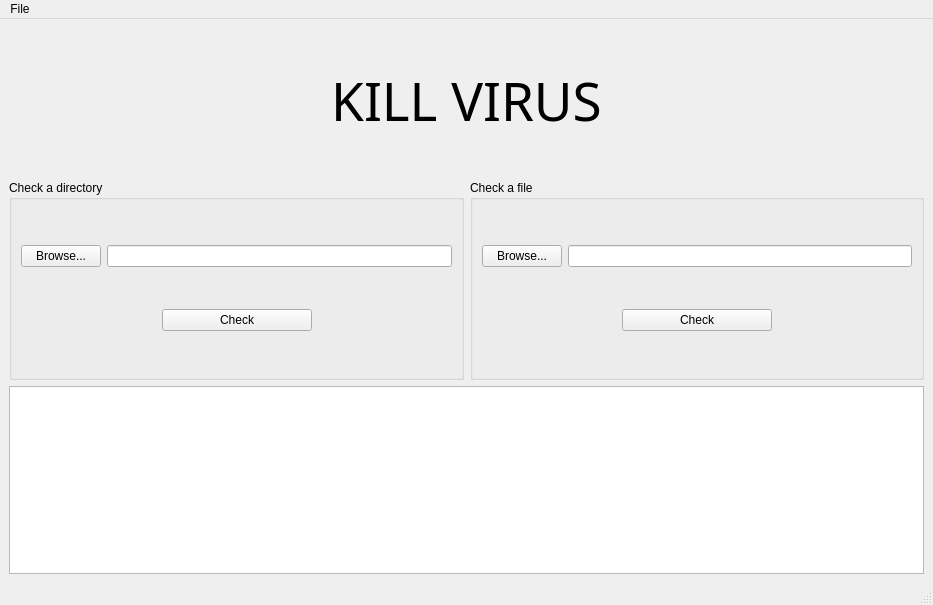
<?xml version="1.0" encoding="UTF-8"?>
<ui version="4.0">
 <class>AntivirusWindow</class>
 <widget class="QMainWindow" name="AntivirusWindow">
  <property name="geometry">
   <rect>
    <x>0</x>
    <y>0</y>
    <width>933</width>
    <height>605</height>
   </rect>
  </property>
  <property name="windowTitle">
   <string>AntivirusWindow</string>
  </property>
  <property name="windowIcon">
   <iconset>
    <normaloff>sprites/anti.ico</normaloff>sprites/anti.ico</iconset>
  </property>
  <widget class="QWidget" name="centralwidget">
   <layout class="QVBoxLayout" name="verticalLayout">
    <item>
     <spacer name="verticalSpacer_2">
      <property name="orientation">
       <enum>Qt::Vertical</enum>
      </property>
      <property name="sizeHint" stdset="0">
       <size>
        <width>20</width>
        <height>40</height>
       </size>
      </property>
     </spacer>
    </item>
    <item>
     <widget class="QLabel" name="label">
      <property name="font">
       <font>
        <family>OCR A Extended</family>
        <pointsize>40</pointsize>
       </font>
      </property>
      <property name="text">
       <string>KILL VIRUS</string>
      </property>
      <property name="alignment">
       <set>Qt::AlignCenter</set>
      </property>
     </widget>
    </item>
    <item>
     <spacer name="verticalSpacer">
      <property name="orientation">
       <enum>Qt::Vertical</enum>
      </property>
      <property name="sizeHint" stdset="0">
       <size>
        <width>20</width>
        <height>40</height>
       </size>
      </property>
     </spacer>
    </item>
    <item>
     <layout class="QHBoxLayout" name="horizontalLayout">
      <item>
       <widget class="QGroupBox" name="checkDirBox">
        <property name="minimumSize">
         <size>
          <width>0</width>
          <height>200</height>
         </size>
        </property>
        <property name="title">
         <string>Check a directory</string>
        </property>
        <layout class="QVBoxLayout" name="verticalLayout_2">
         <item>
          <layout class="QHBoxLayout" name="horizontalLayout_2">
           <item>
            <widget class="QPushButton" name="browseDirectoryButton">
             <property name="text">
              <string>Browse...</string>
             </property>
            </widget>
           </item>
           <item>
            <widget class="QLineEdit" name="dirnameLine"/>
           </item>
          </layout>
         </item>
         <item>
          <layout class="QHBoxLayout" name="horizontalLayout_5">
           <item>
            <spacer name="horizontalSpacer_3">
             <property name="orientation">
              <enum>Qt::Horizontal</enum>
             </property>
             <property name="sizeHint" stdset="0">
              <size>
               <width>40</width>
               <height>20</height>
              </size>
             </property>
            </spacer>
           </item>
           <item>
            <widget class="QPushButton" name="checkDirButton">
             <property name="minimumSize">
              <size>
               <width>150</width>
               <height>0</height>
              </size>
             </property>
             <property name="maximumSize">
              <size>
               <width>150</width>
               <height>16777215</height>
              </size>
             </property>
             <property name="text">
              <string>Check</string>
             </property>
            </widget>
           </item>
           <item>
            <spacer name="horizontalSpacer_4">
             <property name="orientation">
              <enum>Qt::Horizontal</enum>
             </property>
             <property name="sizeHint" stdset="0">
              <size>
               <width>40</width>
               <height>20</height>
              </size>
             </property>
            </spacer>
           </item>
          </layout>
         </item>
        </layout>
       </widget>
      </item>
      <item>
       <widget class="QGroupBox" name="checkFIleBox">
        <property name="minimumSize">
         <size>
          <width>0</width>
          <height>200</height>
         </size>
        </property>
        <property name="title">
         <string>Check a file</string>
        </property>
        <layout class="QVBoxLayout" name="verticalLayout_3">
         <item>
          <layout class="QHBoxLayout" name="horizontalLayout_3">
           <item>
            <widget class="QPushButton" name="browseFileButton">
             <property name="text">
              <string>Browse...</string>
             </property>
            </widget>
           </item>
           <item>
            <widget class="QLineEdit" name="filenameLine"/>
           </item>
          </layout>
         </item>
         <item>
          <layout class="QHBoxLayout" name="horizontalLayout_4">
           <item>
            <spacer name="horizontalSpacer">
             <property name="orientation">
              <enum>Qt::Horizontal</enum>
             </property>
             <property name="sizeHint" stdset="0">
              <size>
               <width>40</width>
               <height>20</height>
              </size>
             </property>
            </spacer>
           </item>
           <item>
            <widget class="QPushButton" name="checkFileButton">
             <property name="minimumSize">
              <size>
               <width>150</width>
               <height>0</height>
              </size>
             </property>
             <property name="maximumSize">
              <size>
               <width>150</width>
               <height>16777215</height>
              </size>
             </property>
             <property name="text">
              <string>Check</string>
             </property>
             <property name="autoRepeat">
              <bool>false</bool>
             </property>
            </widget>
           </item>
           <item>
            <spacer name="horizontalSpacer_2">
             <property name="orientation">
              <enum>Qt::Horizontal</enum>
             </property>
             <property name="sizeHint" stdset="0">
              <size>
               <width>40</width>
               <height>20</height>
              </size>
             </property>
            </spacer>
           </item>
          </layout>
         </item>
        </layout>
       </widget>
      </item>
     </layout>
    </item>
    <item>
     <widget class="QTextEdit" name="logging">
      <property name="readOnly">
       <bool>true</bool>
      </property>
      <property name="html">
       <string>&lt;!DOCTYPE HTML PUBLIC &quot;-//W3C//DTD HTML 4.0//EN&quot; &quot;http://www.w3.org/TR/REC-html40/strict.dtd&quot;&gt;
&lt;html&gt;&lt;head&gt;&lt;meta name=&quot;qrichtext&quot; content=&quot;1&quot; /&gt;&lt;meta charset=&quot;utf-8&quot; /&gt;&lt;style type=&quot;text/css&quot;&gt;
p, li { white-space: pre-wrap; }
hr { height: 1px; border-width: 0; }
li.unchecked::marker { content: &quot;\2610&quot;; }
li.checked::marker { content: &quot;\2612&quot;; }
&lt;/style&gt;&lt;/head&gt;&lt;body style=&quot; font-family:'Segoe UI'; font-size:9pt; font-weight:400; font-style:normal;&quot;&gt;
&lt;p style=&quot;-qt-paragraph-type:empty; margin-top:0px; margin-bottom:0px; margin-left:0px; margin-right:0px; -qt-block-indent:0; text-indent:0px;&quot;&gt;&lt;br /&gt;&lt;/p&gt;&lt;/body&gt;&lt;/html&gt;</string>
      </property>
      <property name="textInteractionFlags">
       <set>Qt::LinksAccessibleByKeyboard|Qt::LinksAccessibleByMouse|Qt::TextBrowserInteraction|Qt::TextSelectableByKeyboard|Qt::TextSelectableByMouse</set>
      </property>
     </widget>
    </item>
   </layout>
  </widget>
  <widget class="QMenuBar" name="menubar">
   <property name="geometry">
    <rect>
     <x>0</x>
     <y>0</y>
     <width>933</width>
     <height>25</height>
    </rect>
   </property>
   <widget class="QMenu" name="menuFile">
    <property name="title">
     <string>File</string>
    </property>
    <addaction name="actionNew_Signature"/>
    <addaction name="separator"/>
    <addaction name="actionExit"/>
   </widget>
   <addaction name="menuFile"/>
  </widget>
  <widget class="QStatusBar" name="statusbar"/>
  <action name="actionExit">
   <property name="text">
    <string>Exit</string>
   </property>
  </action>
  <action name="actionNew_Signature">
   <property name="text">
    <string>New Signature...</string>
   </property>
  </action>
 </widget>
 <resources/>
 <connections/>
</ui>
